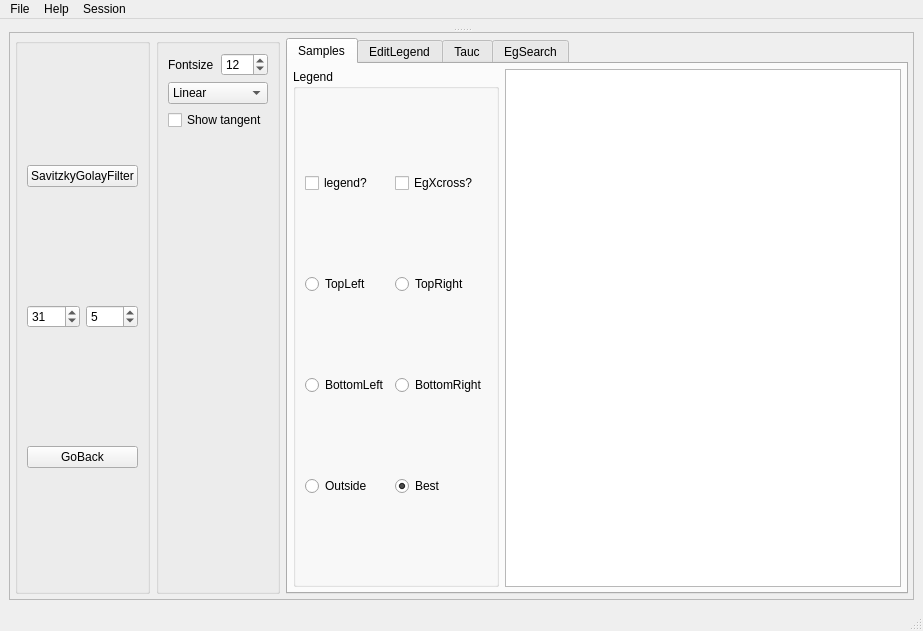
<?xml version="1.0" encoding="UTF-8"?>
<ui version="4.0">
 <class>MainWindow</class>
 <widget class="QMainWindow" name="MainWindow">
  <property name="geometry">
   <rect>
    <x>0</x>
    <y>0</y>
    <width>923</width>
    <height>631</height>
   </rect>
  </property>
  <property name="windowTitle">
   <string>UV-vis spectrophotometry</string>
  </property>
  <widget class="QWidget" name="centralwidget">
   <layout class="QVBoxLayout" name="verticalLayout">
    <item>
     <widget class="QSplitter" name="splitter">
      <property name="orientation">
       <enum>Qt::Vertical</enum>
      </property>
      <widget class="QWidget" name="mplwidget" native="true">
       <property name="sizePolicy">
        <sizepolicy hsizetype="Preferred" vsizetype="Expanding">
         <horstretch>0</horstretch>
         <verstretch>0</verstretch>
        </sizepolicy>
       </property>
       <layout class="QVBoxLayout" name="verticalLayout_mplwidget">
        <property name="spacing">
         <number>5</number>
        </property>
        <property name="leftMargin">
         <number>0</number>
        </property>
        <property name="topMargin">
         <number>0</number>
        </property>
        <property name="rightMargin">
         <number>0</number>
        </property>
        <property name="bottomMargin">
         <number>0</number>
        </property>
       </layout>
      </widget>
      <widget class="QFrame" name="frame">
       <property name="sizePolicy">
        <sizepolicy hsizetype="Preferred" vsizetype="Maximum">
         <horstretch>0</horstretch>
         <verstretch>0</verstretch>
        </sizepolicy>
       </property>
       <property name="frameShape">
        <enum>QFrame::StyledPanel</enum>
       </property>
       <property name="frameShadow">
        <enum>QFrame::Raised</enum>
       </property>
       <layout class="QHBoxLayout" name="horizontalLayout">
        <property name="leftMargin">
         <number>5</number>
        </property>
        <property name="topMargin">
         <number>5</number>
        </property>
        <property name="rightMargin">
         <number>5</number>
        </property>
        <property name="bottomMargin">
         <number>5</number>
        </property>
        <item>
         <widget class="QGroupBox" name="groupBox_2">
          <property name="title">
           <string/>
          </property>
          <layout class="QGridLayout" name="gridLayout_2">
           <item row="0" column="0" colspan="2">
            <widget class="QPushButton" name="pushButton_SGFilter">
             <property name="text">
              <string>SavitzkyGolayFilter</string>
             </property>
            </widget>
           </item>
           <item row="1" column="0">
            <widget class="QSpinBox" name="spinBox_SG1">
             <property name="maximum">
              <number>999</number>
             </property>
             <property name="value">
              <number>31</number>
             </property>
            </widget>
           </item>
           <item row="1" column="1">
            <widget class="QSpinBox" name="spinBox_SG2">
             <property name="maximum">
              <number>999</number>
             </property>
             <property name="value">
              <number>5</number>
             </property>
            </widget>
           </item>
           <item row="2" column="0" colspan="2">
            <widget class="QPushButton" name="pushButton_goback">
             <property name="text">
              <string>GoBack</string>
             </property>
            </widget>
           </item>
          </layout>
         </widget>
        </item>
        <item>
         <widget class="QGroupBox" name="groupBox_3">
          <property name="title">
           <string/>
          </property>
          <layout class="QGridLayout" name="gridLayout_3">
           <item row="3" column="0">
            <spacer name="verticalSpacer">
             <property name="orientation">
              <enum>Qt::Vertical</enum>
             </property>
             <property name="sizeHint" stdset="0">
              <size>
               <width>20</width>
               <height>127</height>
              </size>
             </property>
            </spacer>
           </item>
           <item row="0" column="1">
            <widget class="QSpinBox" name="spinBox_fontsize">
             <property name="value">
              <number>12</number>
             </property>
            </widget>
           </item>
           <item row="1" column="0" colspan="2">
            <widget class="QComboBox" name="comboBox_plottype">
             <item>
              <property name="text">
               <string>Linear</string>
              </property>
             </item>
             <item>
              <property name="text">
               <string>Tauc</string>
              </property>
             </item>
            </widget>
           </item>
           <item row="0" column="0">
            <widget class="QLabel" name="label">
             <property name="text">
              <string>Fontsize</string>
             </property>
            </widget>
           </item>
           <item row="2" column="0" colspan="2">
            <widget class="QCheckBox" name="checkBox_showtangent">
             <property name="text">
              <string>Show tangent</string>
             </property>
            </widget>
           </item>
          </layout>
         </widget>
        </item>
        <item>
         <widget class="QTabWidget" name="tabWidget">
          <property name="currentIndex">
           <number>0</number>
          </property>
          <widget class="QWidget" name="Samples">
           <attribute name="title">
            <string>Samples</string>
           </attribute>
           <layout class="QHBoxLayout" name="horizontalLayout_2">
            <property name="leftMargin">
             <number>5</number>
            </property>
            <property name="topMargin">
             <number>5</number>
            </property>
            <property name="rightMargin">
             <number>5</number>
            </property>
            <property name="bottomMargin">
             <number>5</number>
            </property>
            <item>
             <widget class="QGroupBox" name="groupBox">
              <property name="title">
               <string>Legend</string>
              </property>
              <layout class="QGridLayout" name="gridLayout">
               <item row="0" column="0">
                <widget class="QCheckBox" name="checkBox_legend">
                 <property name="text">
                  <string>legend?</string>
                 </property>
                </widget>
               </item>
               <item row="1" column="0">
                <widget class="QRadioButton" name="radioButton_topleft">
                 <property name="text">
                  <string>TopLeft</string>
                 </property>
                </widget>
               </item>
               <item row="1" column="1">
                <widget class="QRadioButton" name="radioButton_topright">
                 <property name="text">
                  <string>TopRight</string>
                 </property>
                </widget>
               </item>
               <item row="2" column="0">
                <widget class="QRadioButton" name="radioButton_bottomleft">
                 <property name="text">
                  <string>BottomLeft</string>
                 </property>
                </widget>
               </item>
               <item row="2" column="1">
                <widget class="QRadioButton" name="radioButton_bottomright">
                 <property name="text">
                  <string>BottomRight</string>
                 </property>
                </widget>
               </item>
               <item row="3" column="0">
                <widget class="QRadioButton" name="radioButton_outside">
                 <property name="text">
                  <string>Outside</string>
                 </property>
                </widget>
               </item>
               <item row="3" column="1">
                <widget class="QRadioButton" name="radioButton_best">
                 <property name="text">
                  <string>Best</string>
                 </property>
                 <property name="checked">
                  <bool>true</bool>
                 </property>
                </widget>
               </item>
               <item row="0" column="1">
                <widget class="QCheckBox" name="checkBox_addEgtoLeg">
                 <property name="text">
                  <string>EgXcross?</string>
                 </property>
                </widget>
               </item>
              </layout>
             </widget>
            </item>
            <item>
             <widget class="QListWidget" name="listWidget"/>
            </item>
           </layout>
          </widget>
          <widget class="QWidget" name="EditLegend">
           <attribute name="title">
            <string>EditLegend</string>
           </attribute>
           <layout class="QGridLayout" name="gridLayout_7">
            <property name="leftMargin">
             <number>0</number>
            </property>
            <property name="topMargin">
             <number>0</number>
            </property>
            <property name="rightMargin">
             <number>0</number>
            </property>
            <property name="bottomMargin">
             <number>0</number>
            </property>
            <item row="0" column="0">
             <widget class="QFrame" name="frame_3">
              <property name="frameShape">
               <enum>QFrame::StyledPanel</enum>
              </property>
              <property name="frameShadow">
               <enum>QFrame::Raised</enum>
              </property>
              <layout class="QGridLayout" name="gridLayout_6">
               <property name="leftMargin">
                <number>0</number>
               </property>
               <property name="topMargin">
                <number>0</number>
               </property>
               <property name="rightMargin">
                <number>0</number>
               </property>
               <property name="bottomMargin">
                <number>0</number>
               </property>
               <item row="0" column="0">
                <widget class="QScrollArea" name="scrollArea_EditLegend">
                 <property name="widgetResizable">
                  <bool>true</bool>
                 </property>
                 <widget class="QWidget" name="scrollAreaWidgetContents_2">
                  <property name="geometry">
                   <rect>
                    <x>0</x>
                    <y>0</y>
                    <width>98</width>
                    <height>28</height>
                   </rect>
                  </property>
                  <layout class="QVBoxLayout" name="verticalLayout_3">
                   <property name="leftMargin">
                    <number>0</number>
                   </property>
                   <property name="topMargin">
                    <number>0</number>
                   </property>
                   <property name="rightMargin">
                    <number>0</number>
                   </property>
                   <property name="bottomMargin">
                    <number>0</number>
                   </property>
                  </layout>
                 </widget>
                </widget>
               </item>
              </layout>
             </widget>
            </item>
           </layout>
          </widget>
          <widget class="QWidget" name="Tauc">
           <attribute name="title">
            <string>Tauc</string>
           </attribute>
           <layout class="QGridLayout" name="gridLayout_5">
            <property name="leftMargin">
             <number>0</number>
            </property>
            <property name="topMargin">
             <number>0</number>
            </property>
            <property name="rightMargin">
             <number>0</number>
            </property>
            <property name="bottomMargin">
             <number>0</number>
            </property>
            <item row="0" column="0">
             <widget class="QFrame" name="frame_2">
              <property name="frameShape">
               <enum>QFrame::StyledPanel</enum>
              </property>
              <property name="frameShadow">
               <enum>QFrame::Raised</enum>
              </property>
              <layout class="QGridLayout" name="gridLayout_4">
               <property name="leftMargin">
                <number>0</number>
               </property>
               <property name="topMargin">
                <number>0</number>
               </property>
               <property name="rightMargin">
                <number>0</number>
               </property>
               <property name="bottomMargin">
                <number>0</number>
               </property>
               <item row="0" column="0">
                <widget class="QScrollArea" name="scrollArea_Tauc">
                 <property name="widgetResizable">
                  <bool>true</bool>
                 </property>
                 <widget class="QWidget" name="scrollAreaWidgetContents">
                  <property name="geometry">
                   <rect>
                    <x>0</x>
                    <y>0</y>
                    <width>98</width>
                    <height>28</height>
                   </rect>
                  </property>
                  <layout class="QVBoxLayout" name="verticalLayout_2">
                   <property name="leftMargin">
                    <number>0</number>
                   </property>
                   <property name="topMargin">
                    <number>0</number>
                   </property>
                   <property name="rightMargin">
                    <number>0</number>
                   </property>
                   <property name="bottomMargin">
                    <number>0</number>
                   </property>
                  </layout>
                 </widget>
                </widget>
               </item>
              </layout>
             </widget>
            </item>
           </layout>
          </widget>
          <widget class="QWidget" name="EgSearch">
           <attribute name="title">
            <string>EgSearch</string>
           </attribute>
           <layout class="QGridLayout" name="gridLayout_8">
            <item row="0" column="1" colspan="2">
             <widget class="QPushButton" name="pushButton_recordEg">
              <property name="text">
               <string>Record values</string>
              </property>
             </widget>
            </item>
            <item row="4" column="2">
             <widget class="QDoubleSpinBox" name="doubleSpinBox_maxX">
              <property name="singleStep">
               <double>0.010000000000000</double>
              </property>
             </widget>
            </item>
            <item row="2" column="0">
             <widget class="QLabel" name="label_3">
              <property name="text">
               <string>inflection point position</string>
              </property>
             </widget>
            </item>
            <item row="0" column="0">
             <widget class="QLabel" name="label_EgsearchSamplename">
              <property name="text">
               <string>samplename</string>
              </property>
             </widget>
            </item>
            <item row="3" column="0">
             <widget class="QLabel" name="label_4">
              <property name="text">
               <string>Eg: X-axis crossing of tg</string>
              </property>
             </widget>
            </item>
            <item row="4" column="0">
             <widget class="QLabel" name="label_2">
              <property name="text">
               <string>X-axis range</string>
              </property>
             </widget>
            </item>
            <item row="2" column="1" colspan="2">
             <widget class="QDoubleSpinBox" name="doubleSpinBox_verticalIP">
              <property name="readOnly">
               <bool>false</bool>
              </property>
              <property name="singleStep">
               <double>0.010000000000000</double>
              </property>
             </widget>
            </item>
            <item row="3" column="1" colspan="2">
             <widget class="QDoubleSpinBox" name="doubleSpinBox_Xcross">
              <property name="readOnly">
               <bool>true</bool>
              </property>
             </widget>
            </item>
            <item row="4" column="1">
             <widget class="QDoubleSpinBox" name="doubleSpinBox_minX">
              <property name="singleStep">
               <double>0.010000000000000</double>
              </property>
             </widget>
            </item>
           </layout>
          </widget>
         </widget>
        </item>
       </layout>
      </widget>
     </widget>
    </item>
   </layout>
  </widget>
  <widget class="QMenuBar" name="menubar">
   <property name="geometry">
    <rect>
     <x>0</x>
     <y>0</y>
     <width>923</width>
     <height>26</height>
    </rect>
   </property>
   <widget class="QMenu" name="menuFile">
    <property name="title">
     <string>File</string>
    </property>
    <addaction name="actionImport_DATA"/>
    <addaction name="actionExport_Graph"/>
    <addaction name="actionExport_All_DATA"/>
   </widget>
   <widget class="QMenu" name="menuHelp">
    <property name="title">
     <string>Help</string>
    </property>
    <addaction name="actionHelp"/>
   </widget>
   <widget class="QMenu" name="menuSession">
    <property name="title">
     <string>Session</string>
    </property>
    <addaction name="actionSaveSession"/>
    <addaction name="actionLoadSession"/>
   </widget>
   <addaction name="menuFile"/>
   <addaction name="menuHelp"/>
   <addaction name="menuSession"/>
  </widget>
  <widget class="QStatusBar" name="statusbar"/>
  <action name="actionImport_DATA">
   <property name="text">
    <string>Import DATA</string>
   </property>
  </action>
  <action name="actionExport_Graph">
   <property name="text">
    <string>Export Graph</string>
   </property>
  </action>
  <action name="actionHelp">
   <property name="text">
    <string>Help</string>
   </property>
  </action>
  <action name="actionExport_All_DATA">
   <property name="text">
    <string>Export All DATA</string>
   </property>
  </action>
  <action name="actionSaveSession">
   <property name="text">
    <string>SaveSession</string>
   </property>
  </action>
  <action name="actionLoadSession">
   <property name="text">
    <string>LoadSession</string>
   </property>
  </action>
 </widget>
 <resources/>
 <connections/>
</ui>
